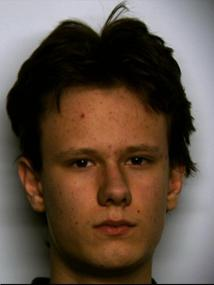
%> input picture colorImages/face.jpg, 214 x 285 px
$ octave --eval "face_4;"   (GNU Octave 9; MATLAB toolbox functions it lacks are replaced by stand-ins)
%> lines starting %> are read from the running program, lines starting %| are printed output that depends on the picture
function face_4()

addpath('.\colorImages','-end');
addpath('.\..\LP2_utils','-end');

IO = imread( 'face.jpg' );
%> IO is the input picture: size 285x214x3 uint8; mean R, G, B 94.8, 78.8, 66.6

IO_R = IO(:,:,1);
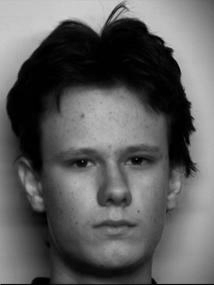
%> IO_R: size 285x214 uint8; min 0, max 210, mean 94.8
IO_G = IO(:,:,2);
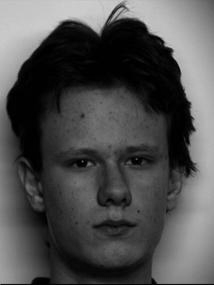
%> IO_G: size 285x214 uint8; min 0, max 210, mean 78.8
IO_B = IO(:,:,3);
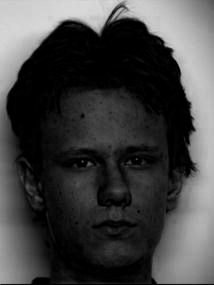
%> IO_B: size 285x214 uint8; min 0, max 219, mean 66.6
% [7 lines of commented-out code are left out]


IN = rgb2hsv(imread( 'face_4.jpg' ));
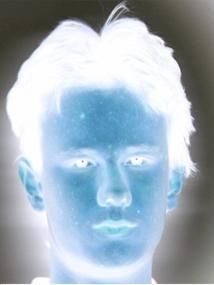
%> input picture colorImages/face_4.jpg, 214 x 285 px
%> IN: size 285x214x3 double; mean H, S, V 0.463, 0.166, 0.747
IN_R = IN(:,:,1);
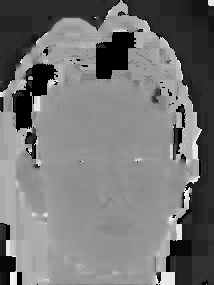
%> IN_R: size 285x214 double; min 0, max 0.983, mean 0.463
IN_G = IN(:,:,2);
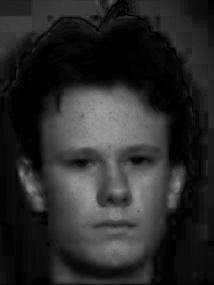
%> IN_G: size 285x214 double; min 0, max 0.618, mean 0.166
IN_B = IN(:,:,3);
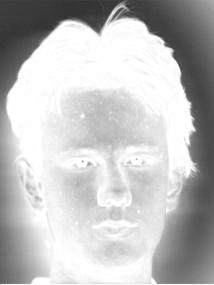
%> IN_B: size 285x214 double; min 0.176, max 1, mean 0.747

%> (the run ends here)
